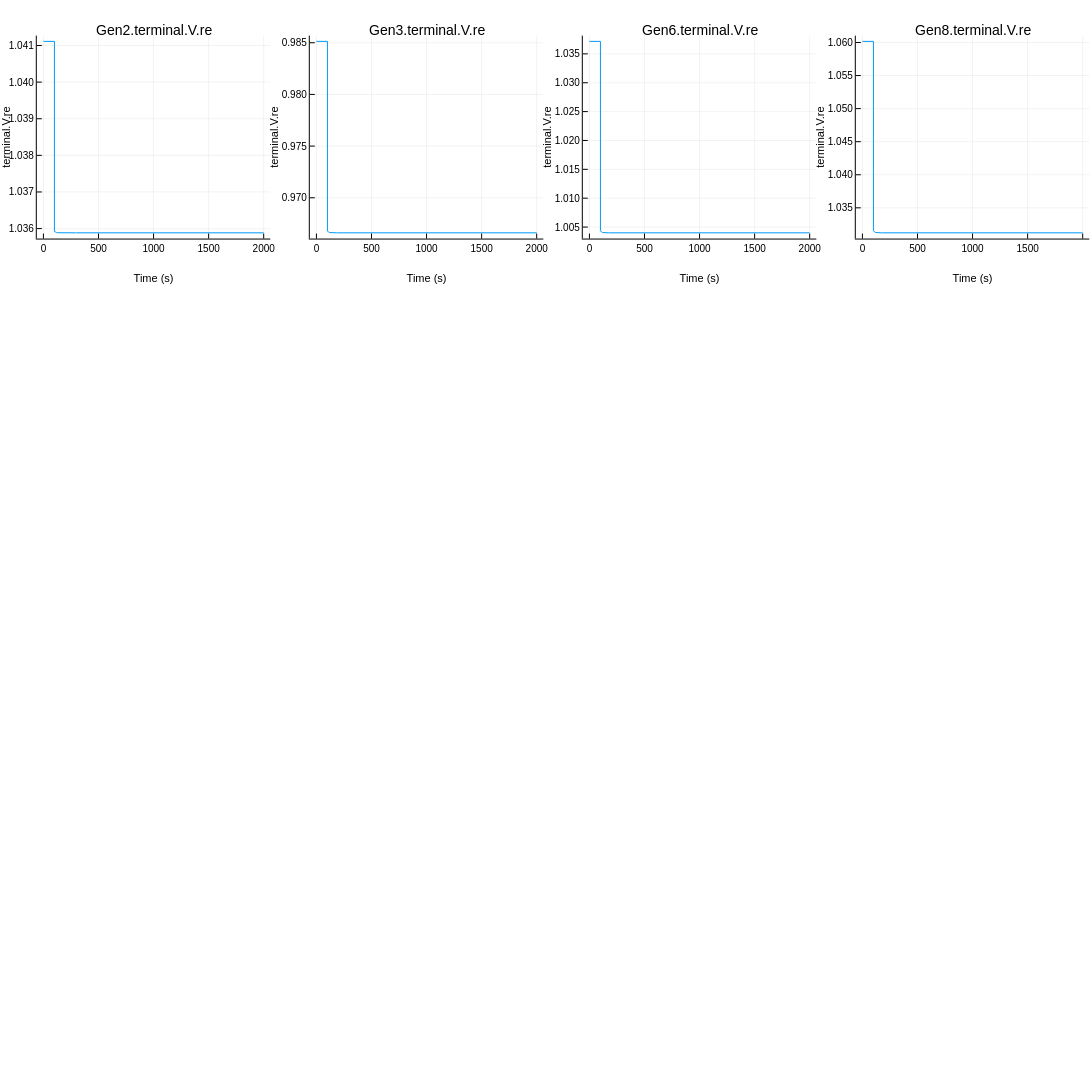

The cell this chart's notebook holds for it:
### Code cell
# Cell 9: Plot the other generator voltages

plot_generator = split(PLOT_VARIABLE, ".")[1]
voltage_suffix = join(split(PLOT_VARIABLE, ".")[2:end], ".")
all_generators = ["Gen1", "Gen2", "Gen3", "Gen6", "Gen8"]
other_generators = [generator for generator in all_generators if generator != plot_generator]
other_voltage_variables = [generator * "." * voltage_suffix for generator in other_generators]

other_initialized_df = DataFrame(CSV.File(initialized_resultfile; select = vcat(["time"], other_voltage_variables)))

plotlyjs()
other_voltage_plots = Any[]
for variable in other_voltage_variables
    p_single = plot(
        other_initialized_df[!, "time"],
        other_initialized_df[!, variable],
        label = false,
        title = variable,
        xlabel = "Time (s)",
        ylabel = voltage_suffix,
        titlefontsize = 10,
        guidefontsize = 8,
        tickfontsize = 7,
    )
    push!(other_voltage_plots, p_single)
end
plot(other_voltage_plots..., layout = (5, 4), size = (1600, 1200))

### Figure 1 — Plotly figure (JSON) as saved in the notebook; plotly's stock layout.template omitted (floating-point values rounded to 4 significant figures; data arrays with more than 128 entries replaced by an {"elided": "..."} marker saying what was removed)
{"data": [{"colorbar": {"len": 0.1929, "title": "", "x": 0.2475, "y": 0.8887}, "legendgroup": "", "line": {"color": "rgba(0, 154, 250, 1.000)", "dash": "solid", "shape": "linear", "width": 1}, "mode": "lines", "name": "", "showlegend": false, "type": "scatter", "x": {"elided": "222 float values"}, "xaxis": "x1", "y": {"elided": "222 float values"}, "yaxis": "y1"}, {"colorbar": {"len": 0.1929, "title": "", "x": 0.4975, "y": 0.8887}, "legendgroup": "", "line": {"color": "rgba(0, 154, 250, 1.000)", "dash": "solid", "shape": "linear", "width": 1}, "mode": "lines", "name": "", "showlegend": false, "type": "scatter", "x": {"elided": "222 float values"}, "xaxis": "x2", "y": {"elided": "222 float values"}, "yaxis": "y2"}, {"colorbar": {"len": 0.1929, "title": "", "x": 0.7475, "y": 0.8887}, "legendgroup": "", "line": {"color": "rgba(0, 154, 250, 1.000)", "dash": "solid", "shape": "linear", "width": 1}, "mode": "lines", "name": "", "showlegend": false, "type": "scatter", "x": {"elided": "222 float values"}, "xaxis": "x3", "y": {"elided": "222 float values"}, "yaxis": "y3"}, {"colorbar": {"len": 0.1929, "title": "", "x": 0.9975, "y": 0.8887}, "legendgroup": "", "line": {"color": "rgba(0, 154, 250, 1.000)", "dash": "solid", "shape": "linear", "width": 1}, "mode": "lines", "name": "", "showlegend": false, "type": "scatter", "x": {"elided": "222 float values"}, "xaxis": "x4", "y": {"elided": "222 float values"}, "yaxis": "y4"}], "layout": {"annotations": [{"font": {"color": "rgba(0, 0, 0, 1.000)", "family": "sans-serif", "size": 14}, "rotation": 0, "showarrow": false, "text": "Gen2.terminal.V.re", "x": 0.1406, "xanchor": "center", "xref": "paper", "y": 1, "yanchor": "top", "yref": "paper"}, {"font": {"color": "rgba(0, 0, 0, 1.000)", "family": "sans-serif", "size": 14}, "rotation": 0, "showarrow": false, "text": "Gen3.terminal.V.re", "x": 0.3906, "xanchor": "center", "xref": "paper", "y": 1, "yanchor": "top", "yref": "paper"}, {"font": {"color": "rgba(0, 0, 0, 1.000)", "family": "sans-serif", "size": 14}, "rotation": 0, "showarrow": false, "text": "Gen6.terminal.V.re", "x": 0.6406, "xanchor": "center", "xref": "paper", "y": 1, "yanchor": "top", "yref": "paper"}, {"font": {"color": "rgba(0, 0, 0, 1.000)", "family": "sans-serif", "size": 14}, "rotation": 0, "showarrow": false, "text": "Gen8.terminal.V.re", "x": 0.8906, "xanchor": "center", "xref": "paper", "y": 1, "yanchor": "top", "yref": "paper"}], "height": 1200, "legend": {"bgcolor": "rgba(255, 255, 255, 1.000)", "bordercolor": "rgba(0, 0, 0, 1.000)", "borderwidth": 1, "font": {"color": "rgba(0, 0, 0, 1.000)", "family": "sans-serif", "size": 11}, "title": {"font": {"color": "rgba(0, 0, 0, 1.000)", "family": "sans-serif", "size": 15}, "text": ""}, "tracegroupgap": 0, "traceorder": "normal", "x": 1, "xanchor": "auto", "y": 1, "yanchor": "auto"}, "margin": {"b": 20, "l": 0, "r": 0, "t": 20}, "paper_bgcolor": "rgba(255, 255, 255, 1.000)", "plot_bgcolor": "rgba(255, 255, 255, 1.000)", "showlegend": true, "width": 1600, "xaxis1": {"anchor": "y1", "domain": [0.03371, 0.2475], "gridcolor": "rgba(0, 0, 0, 0.100)", "gridwidth": 0.5, "linecolor": "rgba(0, 0, 0, 1.000)", "mirror": false, "range": [-60, 2060], "showgrid": true, "showline": true, "showticklabels": true, "tickangle": 0, "tickcolor": "rgb(0, 0, 0)", "tickfont": {"color": "rgba(0, 0, 0, 1.000)", "family": "sans-serif", "size": 10}, "tickmode": "array", "ticks": "inside", "ticktext": ["0", "500", "1000", "1500", "2000"], "tickvals": [0, 500, 1000, 1500, 2000], "title": "Time (s)", "titlefont": {"color": "rgba(0, 0, 0, 1.000)", "family": "sans-serif", "size": 11}, "type": "-", "visible": true, "zeroline": false, "zerolinecolor": "rgba(0, 0, 0, 1.000)"}, "xaxis2": {"anchor": "y2", "domain": [0.2837, 0.4975], "gridcolor": "rgba(0, 0, 0, 0.100)", "gridwidth": 0.5, "linecolor": "rgba(0, 0, 0, 1.000)", "mirror": false, "range": [-60, 2060], "showgrid": true, "showline": true, "showticklabels": true, "tickangle": 0, "tickcolor": "rgb(0, 0, 0)", "tickfont": {"color": "rgba(0, 0, 0, 1.000)", "family": "sans-serif", "size": 10}, "tickmode": "array", "ticks": "inside", "ticktext": ["0", "500", "1000", "1500", "2000"], "tickvals": [0, 500, 1000, 1500, 2000], "title": "Time (s)", "titlefont": {"color": "rgba(0, 0, 0, 1.000)", "family": "sans-serif", "size": 11}, "type": "-", "visible": true, "zeroline": false, "zerolinecolor": "rgba(0, 0, 0, 1.000)"}, "xaxis3": {"anchor": "y3", "domain": [0.5337, 0.7475], "gridcolor": "rgba(0, 0, 0, 0.100)", "gridwidth": 0.5, "linecolor": "rgba(0, 0, 0, 1.000)", "mirror": false, "range": [-60, 2060], "showgrid": true, "showline": true, "showticklabels": true, "tickangle": 0, "tickcolor": "rgb(0, 0, 0)", "tickfont": {"color": "rgba(0, 0, 0, 1.000)", "family": "sans-serif", "size": 10}, "tickmode": "array", "ticks": "inside", "ticktext": ["0", "500", "1000", "1500", "2000"], "tickvals": [0, 500, 1000, 1500, 2000], "title": "Time (s)", "titlefont": {"color": "rgba(0, 0, 0, 1.000)", "family": "sans-serif", "size": 11}, "type": "-", "visible": true, "zeroline": false, "zerolinecolor": "rgba(0, 0, 0, 1.000)"}, "xaxis4": {"anchor": "y4", "domain": [0.7837, 0.9975], "gridcolor": "rgba(0, 0, 0, 0.100)", "gridwidth": 0.5, "linecolor": "rgba(0, 0, 0, 1.000)", "mirror": false, "range": [-60, 2060], "showgrid": true, "showline": true, "showticklabels": true, "tickangle": 0, "tickcolor": "rgb(0, 0, 0)", "tickfont": {"color": "rgba(0, 0, 0, 1.000)", "family": "sans-serif", "size": 10}, "tickmode": "array", "ticks": "inside", "ticktext": ["0", "500", "1000", "1500", "2000"], "tickvals": [0, 500, 1000, 1500, 2000], "title": "Time (s)", "titlefont": {"color": "rgba(0, 0, 0, 1.000)", "family": "sans-serif", "size": 11}, "type": "-", "visible": true, "zeroline": false, "zerolinecolor": "rgba(0, 0, 0, 1.000)"}, "yaxis1": {"anchor": "x1", "domain": [0.7922, 0.9851], "gridcolor": "rgba(0, 0, 0, 0.100)", "gridwidth": 0.5, "linecolor": "rgba(0, 0, 0, 1.000)", "mirror": false, "range": [1.036, 1.041], "showgrid": true, "showline": true, "showticklabels": true, "tickangle": 0, "tickcolor": "rgb(0, 0, 0)", "tickfont": {"color": "rgba(0, 0, 0, 1.000)", "family": "sans-serif", "size": 10}, "tickmode": "array", "ticks": "inside", "ticktext": ["1.036", "1.037", "1.038", "1.039", "1.040", "1.041"], "tickvals": [1.036, 1.037, 1.038, 1.039, 1.04, 1.041], "title": "terminal.V.re", "titlefont": {"color": "rgba(0, 0, 0, 1.000)", "family": "sans-serif", "size": 11}, "type": "-", "visible": true, "zeroline": false, "zerolinecolor": "rgba(0, 0, 0, 1.000)"}, "yaxis2": {"anchor": "x2", "domain": [0.7922, 0.9851], "gridcolor": "rgba(0, 0, 0, 0.100)", "gridwidth": 0.5, "linecolor": "rgba(0, 0, 0, 1.000)", "mirror": false, "range": [0.9661, 0.9857], "showgrid": true, "showline": true, "showticklabels": true, "tickangle": 0, "tickcolor": "rgb(0, 0, 0)", "tickfont": {"color": "rgba(0, 0, 0, 1.000)", "family": "sans-serif", "size": 10}, "tickmode": "array", "ticks": "inside", "ticktext": ["0.970", "0.975", "0.980", "0.985"], "tickvals": [0.97, 0.975, 0.98, 0.985], "title": "terminal.V.re", "titlefont": {"color": "rgba(0, 0, 0, 1.000)", "family": "sans-serif", "size": 11}, "type": "-", "visible": true, "zeroline": false, "zerolinecolor": "rgba(0, 0, 0, 1.000)"}, "yaxis3": {"anchor": "x3", "domain": [0.7922, 0.9851], "gridcolor": "rgba(0, 0, 0, 0.100)", "gridwidth": 0.5, "linecolor": "rgba(0, 0, 0, 1.000)", "mirror": false, "range": [1.003, 1.038], "showgrid": true, "showline": true, "showticklabels": true, "tickangle": 0, "tickcolor": "rgb(0, 0, 0)", "tickfont": {"color": "rgba(0, 0, 0, 1.000)", "family": "sans-serif", "size": 10}, "tickmode": "array", "ticks": "inside", "ticktext": ["1.005", "1.010", "1.015", "1.020", "1.025", "1.030", "1.035"], "tickvals": [1.005, 1.01, 1.015, 1.02, 1.025, 1.03, 1.035], "title": "terminal.V.re", "titlefont": {"color": "rgba(0, 0, 0, 1.000)", "family": "sans-serif", "size": 11}, "type": "-", "visible": true, "zeroline": false, "zerolinecolor": "rgba(0, 0, 0, 1.000)"}, "yaxis4": {"anchor": "x4", "domain": [0.7922, 0.9851], "gridcolor": "rgba(0, 0, 0, 0.100)", "gridwidth": 0.5, "linecolor": "rgba(0, 0, 0, 1.000)", "mirror": false, "range": [1.03, 1.061], "showgrid": true, "showline": true, "showticklabels": true, "tickangle": 0, "tickcolor": "rgb(0, 0, 0)", "tickfont": {"color": "rgba(0, 0, 0, 1.000)", "family": "sans-serif", "size": 10}, "tickmode": "array", "ticks": "inside", "ticktext": ["1.035", "1.040", "1.045", "1.050", "1.055", "1.060"], "tickvals": [1.035, 1.04, 1.045, 1.05, 1.055, 1.06], "title": "terminal.V.re", "titlefont": {"color": "rgba(0, 0, 0, 1.000)", "family": "sans-serif", "size": 11}, "type": "-", "visible": true, "zeroline": false, "zerolinecolor": "rgba(0, 0, 0, 1.000)"}}}
